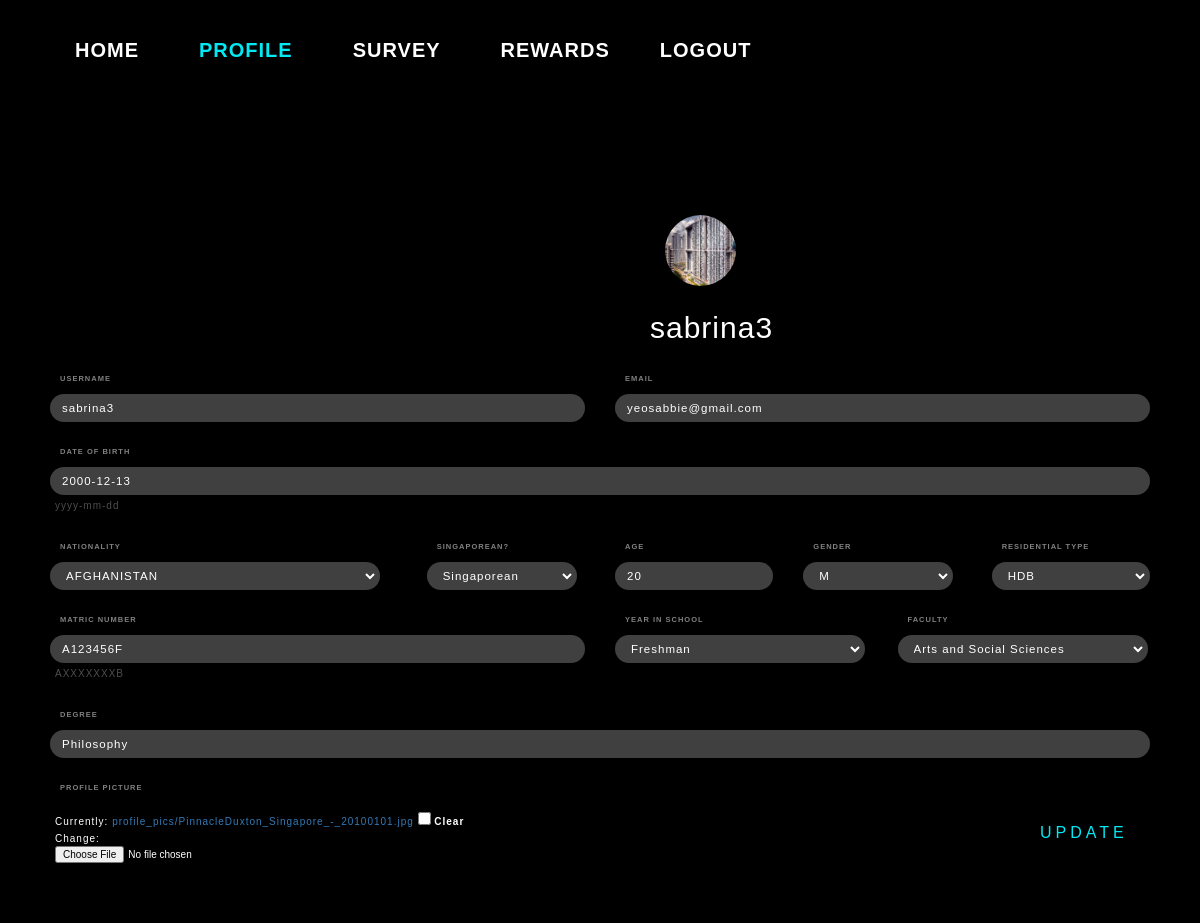
Before: /accounts/profile/ (signed in) with the older database file.
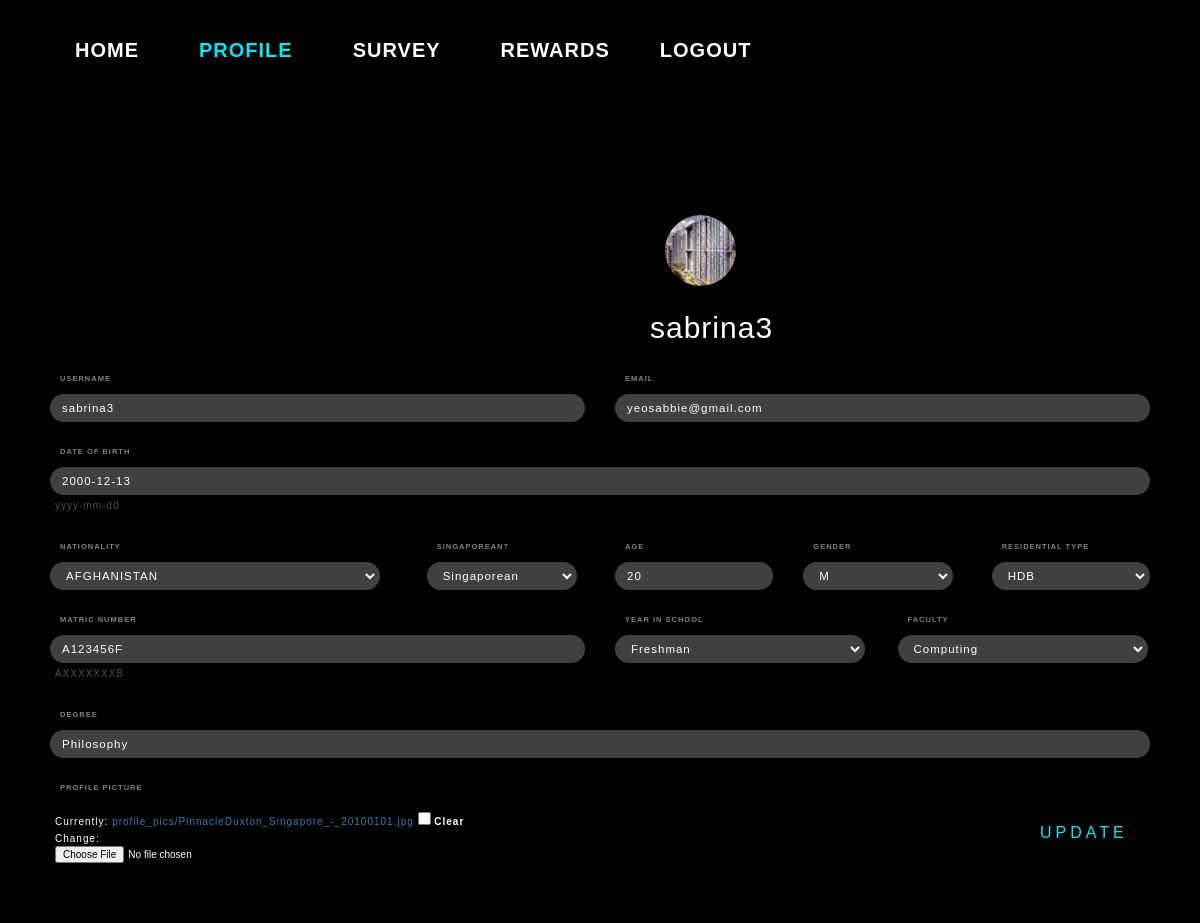
After: the same page with the newer database file.
### accounts/models.py (models this page shows, shortened)
class UserProfileInfo(models.Model):
    user = models.OneToOneField(User, on_delete=models.CASCADE)
    name = models.CharField('Full Name',max_length=200)
    matriculationNumber = models.CharField('Matric Number',
    max_length=10,help_text='AXXXXXXXB')
    age = models.IntegerField()
    dob = models.DateField('Date of Birth', help_text='yyyy-mm-dd')
    genderChoices = [('Female','F'),('Male','M')]
    gender = models.CharField(max_length=10, choices=genderChoices)
    email = models.EmailField(max_length=200, blank=False)
    portfolio_site = models.URLField(blank=True)
    profile_pic = models.ImageField(upload_to='profile_pics', blank=True)
    countryChoices = [
    ('AFGHANISTAN', 'AFGHANISTAN'),
    ('ALBANIA', 'ALBANIA'),
    ('ALGERIA', 'ALGERIA'),
    ('AMERICAN SAMOA', 'AMERICAN SAMOA'),
    ('ANDORRA', 'ANDORRA'),
    ('ANGOLA', 'ANGOLA'),
    ('ANGUILLA', 'ANGUILLA'),
    ('ANTARCTICA', 'ANTARCTICA'),
    ('ANTIGUA AND BARBUDA', 'ANTIGUA AND BARBUDA'),
    ('ARGENTINA', 'ARGENTINA'),
    ('ARMENIA', 'ARMENIA'),
    ('ARUBA', 'ARUBA'),
    ('AUSTRALIA', 'AUSTRALIA'),
    ('AUSTRIA', 'AUSTRIA'),
    ('AZERBAIJAN', 'AZERBAIJAN'),
    ('BAHAMAS', 'BAHAMAS'),
    ('BAHRAIN', 'BAHRAIN'),
    ('BANGLADESH', 'BANGLADESH'),
    ('BARBADOS', 'BARBADOS'),
    ('BELARUS', 'BELARUS'),
    ('BELGIUM', 'BELGIUM'),
    ('BELIZE', 'BELIZE'),
    ('BENIN', 'BENIN'),
    ('BERMUDA', 'BERMUDA'),
    ('BHUTAN', 'BHUTAN'),
    ('BOLIVIA', 'BOLIVIA'),
    ('BOSNIA AND HERZEGOVINA', 'BOSNIA AND HERZEGOVINA'),
    ('BOTSWANA', 'BOTSWANA'),
    ('BOUVET ISLAND', 'BOUVET ISLAND'),
    ('BRAZIL', 'BRAZIL'),
    ('BRITISH INDIAN OCEAN TERRITORY', 'BRITISH INDIAN OCEAN TERRITORY'),
    ('BRUNEI DARUSSALAM', 'BRUNEI DARUSSALAM'),
    ('BULGARIA', 'BULGARIA'),
    ('BURKINA FASO', 'BURKINA FASO'),
    ('BURUNDI', 'BURUNDI'),
    ('CAMBODIA', 'CAMBODIA'),
    ('CAMEROON', 'CAMEROON'),
    ('CANADA', 'CANADA'),
    ('CAPE VERDE', 'CAPE VERDE'),
    ('CAYMAN ISLANDS', 'CAYMAN ISLANDS'),
    ('CENTRAL AFRICAN REPUBLIC', 'CENTRAL AFRICAN REPUBLIC'),
    ('CHAD', 'CHAD'),
    ('CHILE', 'CHILE'),
    ('CHINA', 'CHINA'),
    ('CHRISTMAS ISLAND', 'CHRISTMAS ISLAND'),
    ('COCOS (KEELING) ISLANDS', 'COCOS (KEELING) ISLANDS'),
    ('COLOMBIA', 'COLOMBIA'),
    ('COMOROS', 'COMOROS'),
    ('CONGO', 'CONGO'),
    ('CONGO, THE DEMOCRATIC REPUBLIC OF', 'CONGO, THE DEMOCRATIC REPUBLIC OF'),
    ('COOK ISLANDS', 'COOK ISLANDS'),
    ('COSTA RICA', 'COSTA RICA'),
    ("CÃ”TE D'IVOIRE", "CÃ”TE D'IVOIRE"),
    ('CROATIA', 'CROATIA'),
    ('CUBA', 'CUBA'),
    ('CYPRUS', 'CYPRUS'),
    ('CZECH REPUBLIC', 'CZECH REPUBLIC'),
    ('DENMARK', 'DENMARK'),
    ('DJIBOUTI', 'DJIBOUTI'),
    ('DOMINICA', 'DOMINICA'),
    ('DOMINICAN REPUBLIC', 'DOMINICAN REPUBLIC'),
    ('ECUADOR', 'ECUADOR'),
    ('EGYPT', 'EGYPT'),
    ('EL SALVADOR', 'EL SALVADOR'),
    ('EQUATORIAL GUINEA', 'EQUATORIAL GUINEA'),
    ('ERITREA', 'ERITREA'),
    ('ESTONIA', 'ESTONIA'),
    ('ETHIOPIA', 'ETHIOPIA'),
    ('FALKLAND ISLANDS (MALVINAS)', 'FALKLAND ISLANDS (MALVINAS)'),
    ('FAROE ISLANDS', 'FAROE ISLANDS'),
    ('FIJI', 'FIJI'),
    ('FINLAND', 'FINLAND'),
    ('FRANCE', 'FRANCE'),
    ('FRENCH GUIANA', 'FRENCH GUIANA'),
    ('FRENCH POLYNESIA', 'FRENCH POLYNESIA'),
    ('FRENCH SOUTHERN TERRITORIES', 'FRENCH SOUTHERN TERRITORIES'),
    ('GABON', 'GABON'),
    ('GAMBIA', 'GAMBIA'),
    ('GEORGIA', 'GEORGIA'),
    ('GERMANY', 'GERMANY'),
    ('GHANA', 'GHANA'),
    ('GIBRALTAR', 'GIBRALTAR'),
    ('GREECE', 'GREECE'),
    ('GREENLAND', 'GREENLAND'),
    ('GRENADA', 'GRENADA'),
    ('GUADELOUPE', 'GUADELOUPE'),
    ('GUAM', 'GUAM'),
    ('GUATEMALA', 'GUATEMALA'),
    ('GN', 'GUINEA'),
    ('GUYANA', 'GUYANA'),
    ('HAITI', 'HAITI'),
    ('HEARD ISLAND AND MCDONALD ISLANDS', 'HEARD ISLAND AND MCDONALD ISLANDS'),
    ('HONDURAS', 'HONDURAS'),
    ('HONG KONG', 'HONG KONG'),
    ('HUNGARY', 'HUNGARY'),
    ('ICELAND', 'ICELAND'),
    ('INDIA', 'INDIA'),
    ('INDONESIA', 'INDONESIA'),
    ('IRAN, ISLAMIC REPUBLIC OF', 'IRAN, ISLAMIC REPUBLIC OF'),
    ('IRAQ', 'IRAQ'),
    ('IRELAND', 'IRELAND'),
    ('ISRAEL', 'ISRAEL'),
    ('ITALY', 'ITALY'),
    ('JAMAICA', 'JAMAICA'),
    ('JAPAN', 'JAPAN'),
    ('JORDAN', 'JORDAN'),
    ('KAZAKHSTAN', 'KAZAKHSTAN'),
    ('KENYA', 'KENYA'),
    ('KIRIBATI', 'KIRIBATI'),
    ("KOREA, DEMOCRATIC PEOPLE'S REPUBLIC OF", "KOREA, DEMOCRATIC PEOPLE'S REPUBLIC OF"),
    ('KOREA, REPUBLIC OF', 'KOREA, REPUBLIC OF'),
    ('KUWAIT', 'KUWAIT'),
    ('KYRGYZSTAN', 'KYRGYZSTAN'),
    ("LAO PEOPLE'S DEMOCRATIC REPUBLIC", "LAO PEOPLE'S DEMOCRATIC REPUBLIC"),
    ('LATVIA', 'LATVIA'),
    ('LEBANON', 'LEBANON'),
    ('LESOTHO', 'LESOTHO'),
    ('LIBERIA', 'LIBERIA'),
    ('LIBYAN ARAB JAMAHIRIYA', 'LIBYAN ARAB JAMAHIRIYA'),
    ('LIECHTENSTEIN', 'LIECHTENSTEIN'),
    ('LITHUANIA', 'LITHUANIA'),
    ('LUXEMBOURG', 'LUXEMBOURG'),
    ('MACAO', 'MACAO'),
    ('MACEDONIA, THE FORMER YUGOSLAV REPUBLIC OF', 'MACEDONIA, THE FORMER YUGOSLAV REPUBLIC OF'),
    ('MADAGASCAR', 'MADAGASCAR'),
    ('MALAWI', 'MALAWI'),
    ('MALAYSIA', 'MALAYSIA'),
    ('MALDIVES', 'MALDIVES'),
    ('MALI', 'MALI'),
    ('MALTA', 'MALTA'),
    ('MARSHALL ISLANDS', 'MARSHALL ISLANDS'),
    ('MARTINIQUE', 'MARTINIQUE'),
    ('MAURITANIA', 'MAURITANIA'),
    ('MAURITIUS', 'MAURITIUS'),
    ('MAYOTTE', 'MAYOTTE'),
    ('MEXICO', 'MEXICO'),
    ('MICRONESIA, FEDERATED STATES OF', 'MICRONESIA, FEDERATED STATES OF'),
    ('MOLDOVA, REPUBLIC OF', 'MOLDOVA, REPUBLIC OF'),
    ('MONACO', 'MONACO'),
    ('MONGOLIA', 'MONGOLIA'),
    ('MONTSERRAT', 'MONTSERRAT'),
    ('MOROCCO', 'MOROCCO'),
    ('MOZAMBIQUE', 'MOZAMBIQUE'),
    ('MYANMAR', 'MYANMAR'),
    ('NAMIBIA', 'NAMIBIA'),
    ('NAURU', 'NAURU'),
    ('NEPAL', 'NEPAL'),
    ('NETHERLANDS', 'NETHERLANDS'),
    ('NETHERLANDS ANTILLES', 'NETHERLANDS ANTILLES'),
    ('NEW CALEDONIA', 'NEW CALEDONIA'),
    ('NEW ZEALAND', 'NEW ZEALAND'),
    ('NICARAGUA', 'NICARAGUA'),
    ('NIGER', 'NIGER'),
    ('NIGERIA', 'NIGERIA'),
    ('NIUE', 'NIUE'),
    ('NORFOLK ISLAND', 'NORFOLK ISLAND'),
    ('NORTHERN MARIANA ISLANDS', 'NORTHERN MARIANA ISLANDS'),
    ('NORWAY', 'NORWAY'),
    ('OMAN', 'OMAN'),
    ('PAKISTAN', 'PAKISTAN'),
    ('PALAU', 'PALAU'),
    ('PALESTINIAN TERRITORY, OCCUPIED', 'PALESTINIAN TERRITORY, OCCUPIED'),
    ('PANAMA', 'PANAMA'),
    ('PAPUA NEW GUINEA', 'PAPUA NEW GUINEA'),
    ('PARAGUAY', 'PARAGUAY'),
    ('PERU', 'PERU'),
    ('PHILIPPINES', 'PHILIPPINES'),
    ('PITCAIRN', 'PITCAIRN'),
    ('POLAND', 'POLAND'),
    ('PORTUGAL', 'PORTUGAL'),
    ('PUERTO RICO', 'PUERTO RICO'),
    ('QATAR', 'QATAR'),
    ('RÃ‰UNION', 'RÃ‰UNION'),
    ('ROMANIA', 'ROMANIA'),
    ('RUSSIAN FEDERATION', 'RUSSIAN FEDERATION'),
    ('RWANDA', 'RWANDA'),
    ('SAINT HELENA', 'SAINT HELENA'),
    ('SAINT KITTS AND NEVIS', 'SAINT KITTS AND NEVIS'),
    ('SAINT LUCIA', 'SAINT LUCIA'),
    ('SAINT PIERRE AND MIQUELON', 'SAINT PIERRE AND MIQUELON'),
    ('SAINT VINCENT AND THE GRENADINES', 'SAINT VINCENT AND THE GRENADINES'),
    ('SAMOA', 'SAMOA'),
    ('SAN MARINO', 'SAN MARINO'),
    ('SAO TOME AND PRINCIPE', 'SAO TOME AND PRINCIPE'),
    ('SAUDI ARABIA', 'SAUDI ARABIA'),
    ('SENEGAL', 'SENEGAL'),
    ('SERBIA AND MONTENEGRO', 'SERBIA AND MONTENEGRO'),
    ('SEYCHELLES', 'SEYCHELLES'),
    ('SIERRA LEONE', 'SIERRA LEONE'),
    ('SINGAPORE', 'SINGAPORE'),
    ('SLOVAKIA', 'SLOVAKIA'),
    ('SLOVENIA', 'SLOVENIA'),
    ('SOLOMON ISLANDS', 'SOLOMON ISLANDS'),
    ('SOMALIA', 'SOMALIA'),
    ('SOUTH AFRICA', 'SOUTH AFRICA'),
    ('SOUTH GEORGIA AND SOUTH SANDWICH ISLANDS', 'SOUTH GEORGIA AND SOUTH SANDWICH ISLANDS'),
    ('SPAIN', 'SPAIN'),
    ('SRI LANKA', 'SRI LANKA'),
    ('SUDAN', 'SUDAN'),
    ('SURINAME', 'SURINAME'),
    ('SVALBARD AND JAN MAYEN', 'SVALBARD AND JAN MAYEN'),
    ('SWAZILAND', 'SWAZILAND'),
    ('SWEDEN', 'SWEDEN'),
    ('SWITZERLAND', 'SWITZERLAND'),
    ('SYRIAN ARAB REPUBLIC', 'SYRIAN ARAB REPUBLIC'),
    ('TAIWAN, PROVINCE OF CHINA', 'TAIWAN, PROVINCE OF CHINA'),
    ('TAJIKISTAN', 'TAJIKISTAN'),
    ('TANZANIA, UNITED REPUBLIC OF', 'TANZANIA, UNITED REPUBLIC OF'),
    ('THAILAND', 'THAILAND'),
    ('TIMOR', 'TIMOR'),
    ('TOGO', 'TOGO'),
    ('TOKELAU', 'TOKELAU'),
    ('TONGA', 'TONGA'),
    ('TRINIDAD AND TOBAGO', 'TRINIDAD AND TOBAGO'),
    ('TUNISIA', 'TUNISIA'),
    ('TURKEY', 'TURKEY'),
    ('TURKMENISTAN', 'TURKMENISTAN'),
    ('TURKS AND CAICOS ISLANDS', 'TURKS AND CAICOS ISLANDS'),
    ('TUVALU', 'TUVALU'),
    ('UGANDA', 'UGANDA'),
    ('UKRAINE', 'UKRAINE'),
    ('UNITED ARAB EMIRATES', 'UNITED ARAB EMIRATES'),
    ('UNITED KINGDOM', 'UNITED KINGDOM'),
    ('UNITED STATES', 'UNITED STATES'),
    ('UNITED STATES MINOR OUTLYING ISLANDS', 'UNITED STATES MINOR OUTLYING ISLANDS'),
    ('URUGUAY', 'URUGUAY'),
    ('UZBEKISTAN', 'UZBEKISTAN'),
    ('VANUATU', 'VANUATU'),
    ('VIET NAM', 'VIET NAM'),
    ('VIRGIN ISLANDS, BRITISH', 'VIRGIN ISLANDS, BRITISH'),
    ('VIRGIN ISLANDS, U.S.', 'VIRGIN ISLANDS, U.S.'),
    ('WALLIS AND FUTUNA', 'WALLIS AND FUTUNA'),
    ('WESTERN SAHARA', 'WESTERN SAHARA'),
    ('YEMEN', 'YEMEN'),
    ('ZIMBABWE', 'ZIMBABWE')]
    nationality = models.CharField(
    max_length=50, choices=countryChoices, default='SINGAPORE'
    )
    singaporeanChoices=[('Singaporean','Singaporean'),('Non-Singaporean','Non-Singaporean')]
    singaporean=models.CharField(max_length=50, choices=singaporeanChoices, default='Singaporean' )
    facultyChoices = [
    ('Arts and Social Sciences','Arts and Social Sciences'),
    ('Business and Accountancy','Business and Accountancy'),
    ('Computing','Computing'),
    ('Dentistry','Dentistry'),
    ('Design and Environment', 'Design and Environment'),
    ('Engineering','Engineering'),
    ('Law','Law'),
    ('Medicine','Medicine'),
    ('Nursing','Nursing'),
    ('Music','Music'),
    ('Science','Science'),
    ]
    faculty = models.CharField(max_length=50,
    choices=facultyChoices,default='Arts and Social Sciences')
    degree = models.CharField(max_length=50)
    YEAR_IN_SCHOOL_CHOICES = [
        ('FRESHMAN', 'Freshman'),
        ('SOPHOMORE', 'Sophomore'),
        ('JUNIOR', 'Junior'),
        ('SENIOR', 'Senior'),
        ('GRADUATE', 'Graduate'),
    ]
    year_in_school = models.CharField(
        max_length=10,
        choices=YEAR_IN_SCHOOL_CHOICES,
        default='FRESHMAN',
    )
    CurrentResidentialType_choices = [
    ('HDB', 'HDB'),
    ('PE', 'PrivateEstate'),
    ('Condo', 'Condominium'),
    ('Campus', 'Campus Accomodation')]
    currentresidentialtype = models.CharField('Current Residential Type',
    max_length=10, choices=CurrentResidentialType_choices,
    default='HDB')

### accounts/views.py (the view)
# urls.py: url(r'^accounts/profile/',accounts_views.profile_view, name='profile'),
@login_required
def profile_view(request):
    if request.method == 'POST':
        user_form=UserUpdateForm(request.POST, instance=request.user)
        profile_form=ProfileUpdateForm(request.POST,request.FILES, instance=request.user.userprofileinfo)
        if user_form.is_valid and profile_form.is_valid:
            user_form.save()
            profile_form.save()
            messages.success(request, 'Your profile is successfully updated!')
            return redirect('profile')
    else:
        user_form=UserUpdateForm(instance=request.user)
        profile_form=ProfileUpdateForm(instance=request.user.userprofileinfo)
    return render(request, 'accounts/profile.html', {'user_form':user_form, 'profile_form':profile_form})

### accounts/forms.py
class UserUpdateForm(forms.ModelForm):
    class Meta():
         model = User
         fields=['username',]
         widgets={
            'username':forms.TextInput(attrs={'type':'text', 'id':'login-input-user', 'class':'login__input'}),
        }

### accounts/templates/accounts/profile.html (shortened to what the changed rows need)
{% extends "survey/base.html" %}
{% load static %}
{% block css %}
<link rel="stylesheet" type="text/css" href="{% static 'accounts/profile.css' %}">
{% endblock %}
{% block body_block %}
<div class="profile_box">
<div class="profile_header">
    <h2> {{ user.username }}</h2>
</div>
<div class="container">
    <form enctype="multipart/form-data" method="POST" action="{% url 'accounts:profile' %}" id="profileupdate_form" class="form-login">
        <div class="form-row">
            <div class="form-group col-md-6 mb-0">
                <label for="email" class="login__label"> Email </label>
                {{ profile_form.email}}
            </div>
        </div>
        <div class="form-row">
            <div class="form-group col-md-12 mb-0">
                <label for="dob"  class="login__label"> Date of Birth </label>
                {{ profile_form.dob}}
                <div class="help_text">
                {{profile_form.dob.help_text}}
                </div>
            </div>
        </div>
        <div class="form-row">
            <div class="form-group col-md-4 mb-0">
                <label for="nationality" class="login__label"> Nationality </label>
                {{ profile_form.nationality}}
            </div>
            <div class="form-group col-md-2 mb-0">
                <label for="singaporean" class="login__label"> Singaporean? </label>
                {{profile_form.singaporean}}
            </div>
            <div class="form-group col-md-2 mb-0">
                <label for="age" class="login__label"> Age </label>
                {{ profile_form.age}}
            </div>
            <div class="form-group col-md-2 mb-0">
                <label for="gender" class="login__label"> Gender </label>
                {{ profile_form.gender}}
            </div>
            <div class="form-group col-md-2 mb-0">
                <label for="currentresidentialtype" class="login__label"> Residential Type </label>
                {{ profile_form.currentresidentialtype}}
            </div>
        </div>
        <div class="form-row">
            <div class="form-group col-md-6 mb-0">
                <label for="matriculationNumber" class="login__label"> Matric Number </label>
                {{ profile_form.matriculationNumber}}
                <div class="help_text">
                {{profile_form.matriculationNumber.help_text}}
                </div>
            </div>
            <div class="form-group col-md-3 mb-0">
                <label for="year_in_school" class="login__label"> Year in School </label>
                {{ profile_form.year_in_school}}
            </div>
            <div class="form-group col-md-3 mb-0">
                <label for="faculty" class="login__label"> Faculty </label>
                {{ profile_form.faculty}}
            </div>
            <div class="form-group col-md-12 mb-0">
                <label for="degree" class="login__label"> Degree </label>
                {{ profile_form.degree }}
            </div>
        </div>
        <div class="form-row">
            <div class="form-group col-md-12 mb-0">
                <div class="pic_text">
                {{ profile_form.profile_pic}}
                </div>
            </div>
        </div>
	</form>
</div>
{% endblock %}

Changed rows visible on the page:
changed UserProfileInfo "yeosabbie@gmail.com": faculty "Arts and Social Sciences" → "Computing"
